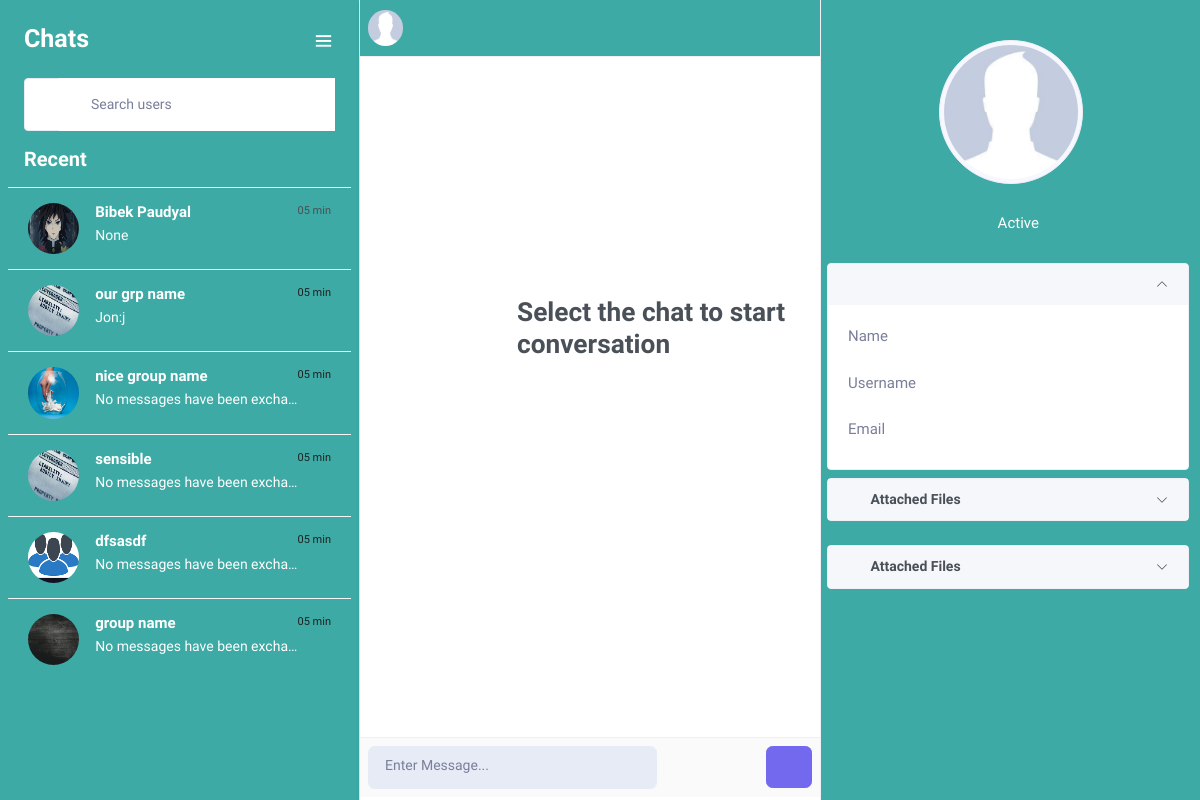
Before: /chat/ (signed in) with the older database file.
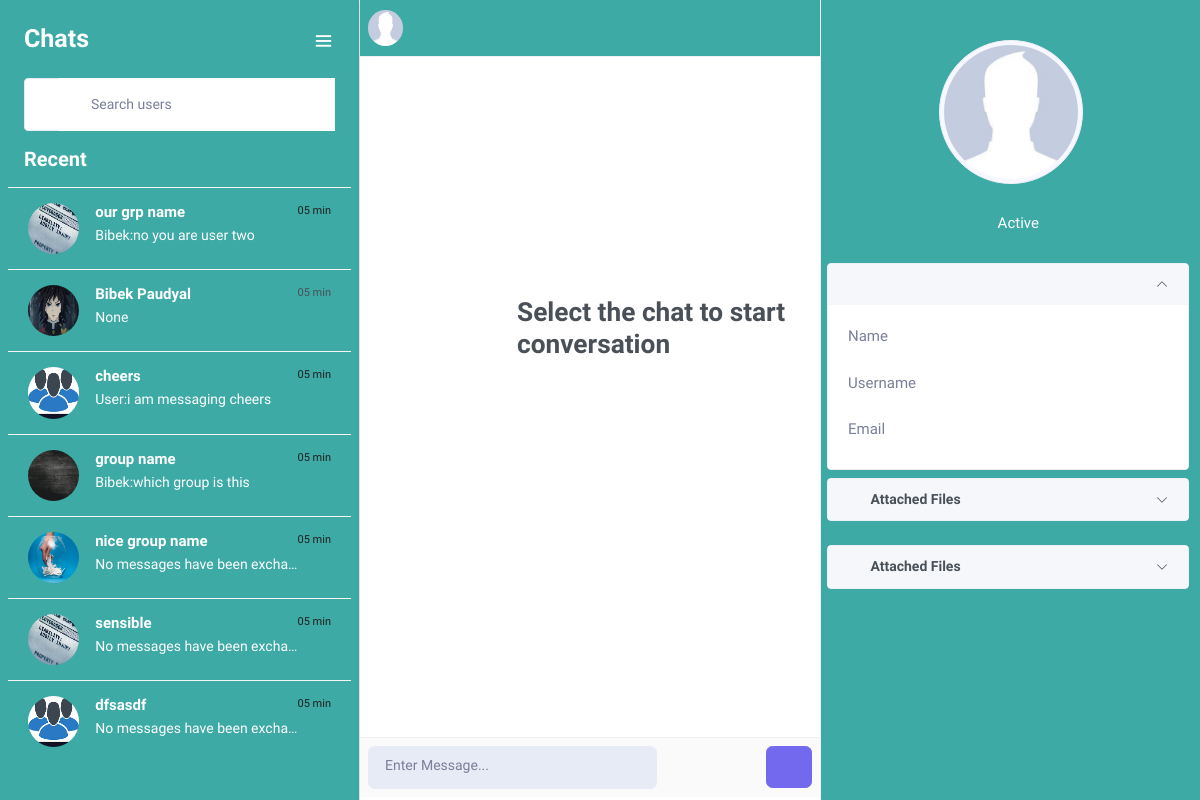
After: the same page with the newer database file.
### core/models.py (models this page shows, shortened)
class PrivateChatThread(models.Model):
    first_user = models.ForeignKey(settings.AUTH_USER_MODEL, on_delete=models.CASCADE, null=True, blank=True, related_name='thread_first_person')
    second_user = models.ForeignKey(settings.AUTH_USER_MODEL, on_delete=models.CASCADE, null=True,blank=True,related_name='other_user')
    connected_users = models.ManyToManyField(settings.AUTH_USER_MODEL,blank = True, related_name="private_connected_users")
    is_active = models.BooleanField(default=False)
    timestamp = models.DateTimeField(auto_now_add=True)
    updated_at = models.DateTimeField(auto_now = True)
    objects = PrivateChatManager()
    class Meta:
        unique_together = ['first_user','second_user']
    def last_msg(self):
        return self.private_message.all().last()

class PrivateChatMessage(models.Model):
    chat_thread = models.ForeignKey(PrivateChatThread, null=True,blank=True, on_delete=models.CASCADE,related_name="private_message")
    sender= models.ForeignKey(settings.AUTH_USER_MODEL, on_delete=models.CASCADE,related_name='msg_sender')
    message_content = models.TextField(unique=False,blank=False,null=True)
    message_type = models.CharField(max_length=50,null=True,blank=True)
    timestamp = models.DateTimeField(auto_now_add=True)
    objects = PrivateChatMessageManager()

class GroupChatThread(Group):
    group_name = models.CharField(max_length=100,null=True)
    admin = models.ForeignKey(settings.AUTH_USER_MODEL,null=True, on_delete=models.SET_NULL, related_name ='grpadmin')
    image = models.ImageField(default='group_photos/nouser.jpg',upload_to='group_photos')
    group_description = models.TextField(blank=True, help_text="description of the group")
    created_at = models.DateTimeField(auto_now_add=True,auto_now=False)
    updated_at = models.DateTimeField(auto_now=True)
    @property
    def latest_msg(self):
        try:
            msg = self.gc_message.all().last().content
            msg_sender = self.gc_message.all().last().sender.first_name
            return msg_sender+":"+msg
        except:
            msg = "No messages have been exchanged yet."
            return msg

class GroupChatMessage(models.Model):
    gc_thread = models.ForeignKey(GroupChatThread,on_delete=models.CASCADE,related_name='gc_message')
    sender = models.ForeignKey(settings.AUTH_USER_MODEL,on_delete=models.CASCADE,related_name='grp_sender')
    timestamp = models.DateTimeField(auto_now_add=True)
    message_type = models.CharField(max_length=50, blank=True, null= True, default='text')
    content = models.TextField(unique=False,blank=False)
    objects = GroupChatMessageManager()

### accounts/models.py (models this page shows, shortened)
class CustomUser(AbstractUser):
    email                   = models.EmailField(_('email address'), unique=True)
    username                = models.CharField(max_length=30, unique=True)
    date_joined				= models.DateTimeField(verbose_name='date joined', auto_now_add=True)
    last_login				= models.DateTimeField(verbose_name='last login', auto_now=True)
    is_admin				= models.BooleanField(default=False)
    is_active				= models.BooleanField(default=True)
    is_staff				= models.BooleanField(default=False)
    is_superuser			= models.BooleanField(default=False)
    profile_image			= models.ImageField(max_length=255, upload_to='user_photos', null=True, blank=True, default=DEFAULT)
    hide_email				= models.BooleanField(default=True)
    status                  = models.IntegerField(default=0)
    USERNAME_FIELD = 'email'
    REQUIRED_FIELDS = ['username','first_name','last_name']
    objects = CustomUserManager()
    def __str__(self):
        return self.username

### core/views.py (the view)
# urls.py: path('',views.chat_thread_view,name = 'conversation'),
@login_required
def chat_thread_view(request,*args,**kwargs):
    current_user = request.user
    group = None
    logged_user = CustomUser.objects.values(
        'id',
        'first_name',
        'last_name',
        'username',
        'profile_image',
    ).get(id = current_user.id)
    thread_id = request.GET.get('t_id')
    group_t_id = request.GET.get('gt_id')
    context = {}
    if group_t_id:
        try:
            group_thread = get_group_thread_or_error(group_t_id,current_user)
            context['gt_id'] = group_thread.id
        except ClientError as e:
            context['invalid_gt_id'] = e.message
    context['current_user'] = logged_user
    if thread_id:
        context['t_id'] = thread_id
    threads1 = PrivateChatThread.objects.filter(first_user = current_user, is_active = True)
    threads2 = PrivateChatThread.objects.filter(second_user = current_user, is_active = True)
    group_ids = current_user.groups.values_list('id')
    group_threads = GroupChatThread.objects.filter(id__in = group_ids)
    threads = sorted(chain(threads1, threads2,group_threads),key = attrgetter('updated_at'),reverse = True)
    thread_users_id = []
    for thread in threads:
        if hasattr(thread,'first_user') or hasattr(thread,'second_user'):
            if thread.first_user == current_user:
                friend = thread.second_user
            else:
                friend = thread.first_user
            thread_users_id.append(friend.id)
            friend_list = FriendList.objects.get(user = current_user)
            if not friend_list.is_mutual_friend(friend):
                private_chat = PrivateChatThread.objects.create_room_if_none(current_user,friend)
                private_chat.is_active = False
                private_chat.save()
        else:
            group = thread
    keys = []
    for id in thread_users_id:
        target_user = CustomUser.objects.get(pk = id)
        sh_key = generate_shared_keys(current_user,target_user)
        sh_key = json.loads(sh_key)
        keys.append(sh_key['final_shared_key'])
    context['keys'] = keys
    context['chat_threads'] = threads
    context['thread_id'] = thread_id
    return render(request,"core/index.html",context)

### core/DoubleDiffie.py (called while the page is built)
    @staticmethod
    def generate_second_public_key_static(second_private_key_str,first_shared_key) -> str:
        second_generator = 3
        second_private_key = int(second_private_key_str,base = 16)
        second_public_key = pow(second_generator,second_private_key, first_shared_key)
        return hex(second_public_key)[2:]

    @staticmethod
    def is_valid_public_key_static(
        local_private_key_str: str, remote_public_key_str: str, prime: int
    ) -> bool:
        l = local_private_key_str
        p = remote_public_key_str
        if 2 <= remote_public_key_str and remote_public_key_str <= prime - 2:
            if pow(remote_public_key_str, (prime - 1) // 2, prime) == 1:
                return True
        return False

### friends/models.py (called while the page is built)
    def is_mutual_friend(self, friend):
        if friend in self.friends.all():
            return True
        else:
            return False

### core/templates/core/index.html (shortened to what the changed rows need)
<!doctype html>
{% load static %}
<html lang="en">
<head>
        <link rel="stylesheet" href="{% static 'css/searchuser.css' %}">
        <link href="{% static 'assets/libs/magnific-popup/magnific-popup.css' %}" rel="stylesheet" type="text/css" />
        <link href='https://unpkg.com/boxicons@2.0.7/css/boxicons.min.css' rel='stylesheet'>
        <link rel="stylesheet" href="{% static 'assets/libs/owl.carousel/assets/owl.carousel.min.css' %} ">
        <link rel="stylesheet" href="{% static 'assets/libs/owl.carousel/assets/owl.theme.default.min.css' %}">
        <link href="{% static 'assets/css/bootstrap.min.css' %}" id="bootstrap-style" rel="stylesheet" type="text/css" />
        <link href="{% static 'assets/css/icons.min.css' %}" rel="stylesheet" type="text/css" />
        <link href="{% static 'assets/css/app.min.css' %}" id="app-style" rel="stylesheet" type="text/css" />
        <link rel="stylesheet" href="{% static 'package/css/lightgallery-bundle.css' %}" />
        <link rel="stylesheet" href="https://cdnjs.cloudflare.com/ajax/libs/highlight.js/10.2.0/styles/default.min.css" />
    </head>
    <body>
        <div style="background-color: var(--themecolor);" class="layout-wrapper d-lg-flex">
            <div class="chat-leftsidebar">
                <div class="tab-content">
                    <div class="tab-pane fade show active" id="pills-chat" role="tabpanel" aria-labelledby="pills-chat-tab">
                        <div>
                            <div id="contact-list" class="px-2">
                                <div class="chat-message-list" data-simplebar>
                                    <ul class="list-unstyled chat-list chat-user-list" id="contact_list_ul">
                                        {% if chat_threads %}
                                        {% for thread in chat_threads %}
                                        {% if thread.first_user or thread.second_user  %}
                                            {% if thread.first_user == request.user %}
                                            <li class="myclass">
                                                <a onclick="onSelectFriend('{{thread.second_user.id}}',this);" data-threadType="private-thread" data-userId="{{thread.second_user.id}}" id="id_friend_list_{{thread.second_user.id}}">
                                                    <div class="d-flex">
                                                        <div class="chat-user-img online align-self-center me-3 ms-0">
                                                            <img id="id_friend_img_{{thread.second_user.id}}" src="{{thread.second_user.profile_image.url}}" class="rounded-circle avatar-sm" alt="">
                                                        </div>
                                                        <div class="flex-1 overflow-hidden">
                                                            <h5 class="text-truncate text-white font-size-15 mb-1">{{thread.second_user.first_name}} {{thread.second_user.last_name}}</h5>
                                                            <p class="chat-user-message pvt-chat-message-list text-white text-truncate mb-0" msgid="{{thread.last_msg.id}}">{{thread.last_msg.message_content}}</p>
                                                        </div>
                                                        <div class="font-size-11">05 min</div>
                                                    </div>
                                                </a>
                                            </li>
                                            {% else %}
                                            <li class="myclass">
                                                <a onclick="onSelectFriend('{{thread.first_user.id}}',this);" data-threadType="private-thread" data-userId="{{thread.first_user.id}}" id="id_friend_list_{{thread.first_user.id}}">
                                                    <div class="d-flex">
                                                        <div class="chat-user-img online align-self-center me-3 ms-0">
                                                            <img id="id_friend_img_{{thread.first_user.id}}" src="{{thread.first_user.profile_image.url}}" class="rounded-circle avatar-sm" alt="">
                                                        </div>
                                                        <div class="flex-1 overflow-hidden">
                                                            <h5 class="text-truncate text-white font-size-15 mb-1">{{thread.first_user.first_name}} {{thread.first_user.last_name}}</h5>
                                                            <p class="chat-user-message pvt-chat-message-list text-white text-truncate mb-0" msgid="{{thread.last_msg.id}}">{{thread.last_msg.message_content}}</p>
                                                        </div>
                                                        <div class="font-size-11">05 min</div>
                                                    </div>
                                                </a>
                                            </li>
                                            {% endif %}
                                        {% else %}
                                        <li class="myclass">
                                            <a onclick="onSelectGroup('{{thread.id}}',this);" data-threadType="group-thread" class="myclass" data-userId="{{thread.id}}" id="id_friend_list_{{thread.id}}">
                                                <div class="d-flex">
                                                    <div class="chat-user-img online align-self-center me-3 ms-0">
                                                        <img id="id_friend_img_{{thread.id}}" src="{{thread.image.url}}" class="rounded-circle avatar-sm" alt="">
                                                    </div>
                                                    <div class="flex-1 overflow-hidden">
                                                        <h5 class="text-truncate text-white font-size-15 mb-1">{{thread.group_name}}</h5>
                                                        <p class="chat-user-message text-white text-truncate mb-0">{{thread.latest_msg}}</p>
                                                    </div>
                                                    <div class="font-size-11">05 min</div>
                                                </div>
                                            </a>
                                        </li>
                                        {% endif %}
                                        {% endfor %}
                                        {% endif %}
                                    </ul>
                                </div>
                            </div>
                        </div>
                    </div>
                </div>
            </div>
    </body>
</html>

Changed rows visible on the page:
changed GroupChatThread "our grp name": latest_msg "Jon:j" → "Bibek:no you are user two"; moves up the list
added GroupChatThread: image (placeholder picture), group_name "cheers", latest_msg "User:i am messaging cheers"
changed GroupChatThread "group name": latest_msg "No messages have been exch…" → "Bibek:which group is this"; moves up the list
